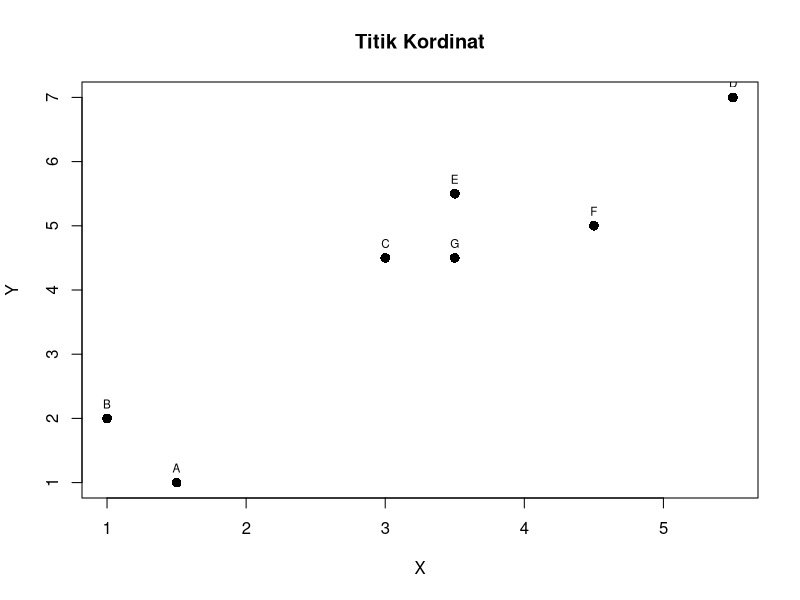
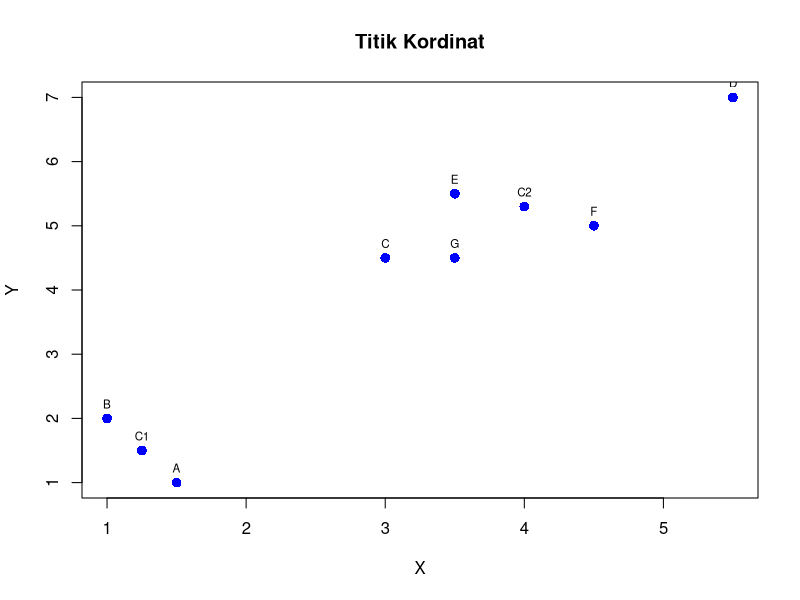

Reproduce these figures in R, in order.
## ---- chunk 1
A <- c(1.5,1.0)
B <- c(1.0,2.0)
C <- c(3.0,4.5)
D <- c(5.5,7.0)
E <- c(3.5,5.5)
F <- c(4.5,5.0)
G <- c(3.5,4.5)
## ---- chunk 2
A
B
C
D
E
F
G
## ---- chunk 3
df <- data.frame(titik = c('A','B','C','D','E','F','G'), x = c(1.5,1.0,3.0,5.5,3.5,4.5,3.5), y = c(1.0,2.0,4.5,7.0,5.5,5.0,4.5))
## ---- chunk 4
plot(df$x,df$y,main = "Titik Kordinat",cex=1.3,pch=16,xlab="X",ylab="Y")
text(df$x,df$y, labels=df$titik, cex=0.7,pos=3)
## ---- chunk 5
# fungsi sample() utk memilih isi dari objek titik secara random sebanyak K buah.

objek_titik <- sample(df$titik,2)
print(objek_titik)
## ---- chunk 6

print("Menghitung jarak dengan Euclidean distance \n")

euclidean_distance <- function(data,centroid){
  toris = nrow(data)
  to <- (length(data[,1]) -1)
  total_centroid = length(centroid)
  a=1
  b=1
  nilai_d = c()
  d = c()
  
  datasem <- data.frame()
  datahasil <- data.frame(ID = integer(), stringsAsFactors = FALSE)
  # n_rows <- 6
  datahasil <- data.frame(ID = 1:to, stringsAsFactors = FALSE)
  while (b <= total_centroid) {
    nilai_d <- NULL
    d <- NULL
    a=1
    while(a<=toris){
      centroid_urutan <- which(as.matrix(data) == centroid[b], arr.ind = TRUE)
      centroid_angka <- as.numeric(centroid_urutan[1])
      if(centroid[b] != data[a,1]){
        hasil = sqrt((data[centroid_angka,2] - data[a,2])^2 + (data[centroid_angka,3]-data[a,3])^2)
        nilai_d = c(nilai_d, hasil)
        d = c(d,paste(data[centroid_angka,1],data[a,1], sep =""))
      }
      #datahasil <- cbind(datahasil, Titik = d)
      #datahasil <- cbind(datahasil, Jarak = nilai_d)
      #print(paste("Hasil dari ",data[centroid,1],data[a,1]," : ",hasil,sep=""))
      
      #nama_jarak <- paste("jarak_",centroid_urutan,sep = "")
      #prefix <- "titik_"
      #suffix <- "_Data"
      # print(nama_titik)
      #datahasil <- data.frame(Titik = d, Jarak = nilai_d)
      #if(a == 1){
      #  datahasil <- data.frame(Titik = d, Jarak = nilai_d)
      #}else{
      #  nama_titik <- paste("titik_",centroid_urutan)
      #  nama_jarak <- paste("jarak_",centroid_urutan)
      #  datahasil <- cbind(datahasil, nama_titik = d)
      #  datahasil <- cbind(datahasil, nama_jarak = nilai_d)
      #}
      a=1+a
    }
    nama_titik <- paste("titik_",b,sep = "")
    datahasil[nama_titik] <- d
    nama_jarak <- paste("jarak_",b,sep = "")
    datahasil[nama_jarak] <- nilai_d
    b=1+b
  }
  #datahasil <- data.frame(Titik = d, Jarak = nilai_d)
  #result <- cbind(datahasil,data)
  return (datahasil)
}
## ---- chunk 7
test <- euclidean_distance(df,objek_titik)
test

#total_centroid = length(objek_titik)
#print(class(total_centroid))
#huruf <- "D"
#centroid_urutan <- which(as.matrix(df) == huruf, arr.ind = TRUE)
#print(centroid_urutan)

#xxxx <- data.frame(A = c("a", "b", "c"), B = c("d", "e", "f"))

# Mencari huruf dalam data frame berdasarkan nomor urutan
#huruf <- "D"
#nomor_urutan <- which(as.matrix(df) == huruf, arr.ind = TRUE)
#print(nomor_urutan)
#df
## ---- chunk 8

mean_centroid <- function(data, dataPilih){
  toris = nrow(data)
  pp = length(dataPilih)
  a=1
  dataX = 0
  dataY = 0
  while(a<=toris){
    b=1
    while(b<=pp){
      if(a == dataPilih[b]){
        dataX = dataX + data[a,2]
        dataY = dataY + data[a,3]
      }
      b=b+1
    }
    a=1+a
  }
  dataY = dataY/pp
  dataX = dataX/pp
  datahasil <- c(dataX,dataY)
  #print(datahasil)
  return(datahasil)
}
## ---- chunk 9
titikTerpilih1 <- c(1,2)
titikTerpilih2 <- c(3,4,5,6,7)
centroid1 <- mean_centroid(df,titikTerpilih1)
centroid2 <- mean_centroid(df,titikTerpilih2)

print(centroid1)
print(centroid2)

x <- c(centroid1[1],centroid2[1])
y <- c(centroid1[2],centroid2[2])
titik <- c('C1','C2')
dfc <- data.frame(titik = c('C1','C2'), x = c(centroid1[1],centroid2[1]), y = c(centroid1[2],centroid2[2]))
df1 <- rbind(df, dfc)
plot(df1$x,df1$y,col="blue",main="Titik Kordinat",cex=1.3,pch=16,xlab="X",ylab="Y")
text(df1$x,df1$y, labels=df1$titik, cex=0.7,pos=3)
print(df1)
